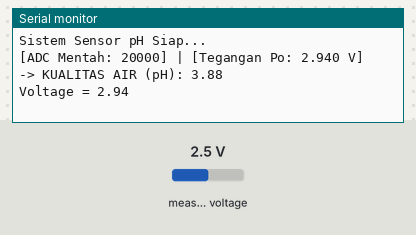
The sketch below on a simulated ESP32. Shown: the last lines printed to the serial monitor. Inputs (shaded band) come from the test bench; at power-on: measured voltage 2.5 V.

Above: at 1.2 s.
1.3 s: measured voltage set to 0.1 V
At 2.6 s:
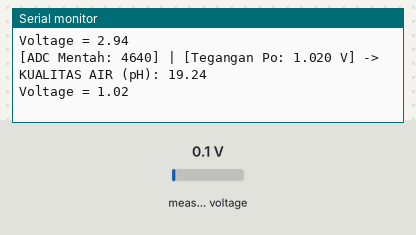
2.8 s: measured voltage set to 1.2 V
At 4.1 s:
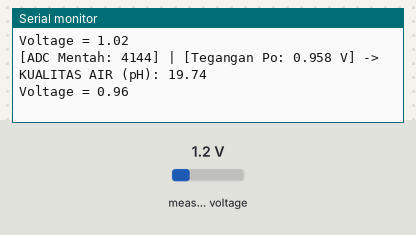
Timing chart, 0 to 5.8 s (numbered marks = the images above; inputs shaded):
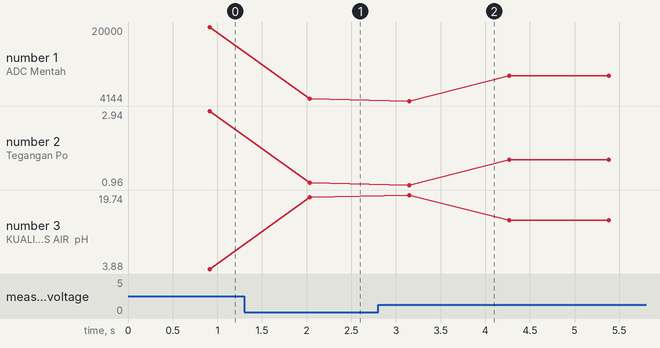

Measured:
- after the input at 1.3 s, the serial monitor: prints a new line after 0.73 s (image 1)
- after the input at 2.8 s, the serial monitor: prints a new line after 0.35 s (image 2)
- plotted number 1: 20000 → 4640 after the input at 1.3 s, 4640 → 9600 after the input at 2.8 s
- plotted number 2: 2.94 → 1.02 after the input at 1.3 s, 1.02 → 1.64 after the input at 2.8 s
- plotted number 3: 3.88 → 19.24 after the input at 1.3 s, 19.24 → 14.28 after the input at 2.8 s

The sketch:

Sensor_Ph_hahay.ino
```cpp
#include <Wire.h>
#include <Adafruit_ADS1X15.h>

Adafruit_ADS1115 ads; // Membuat objek untuk modul ADS1115

// === KONFIGURASI KALIBRASI ===
const float vNeutral = 2.55; // Tegangan titik tengah (pH 7) hasil short circuit di 3.3V
const float phSlope = 0.125;  // Karakteristik penurunan voltase per unit pH (180mV per pH)

void setup() {
  Serial.begin(115200);

  // Menginisialisasi komunikasi I2C (Default ESP32: SDA=21, SCL=22)
  Wire.begin(21, 22);

  // Mengecek apakah ADS1115 terhubung dengan benar
  if (!ads.begin()) {
    Serial.println("Koneksi ADS1115 Gagal! Periksa kabel SDA/SCL Anda.");
    while (1);
  }

  // GAIN_ONE mengatur rentang pembacaan ADS1115 hingga max +/- 4.096V
  // Nilai 1 bit ADC setara dengan 0.125 miliVolt (sangat presisi untuk sistem 3.3V)
  ads.setGain(GAIN_ONE);

  Serial.println("Sistem Sensor pH Siap...");
}

void loop() {
  int32_t adcTotal = 0;
  int jumlahSampel = 50; // Mengambil 50 sampel data untuk membuang noise/riak tegangan

  // Proses pengambilan sampel (Oversampling)
  for (int i = 0; i < jumlahSampel; i++) {
    adcTotal += ads.readADC_SingleEnded(0); // Membaca pin A0 pada ADS1115
    delay(10); // Jeda kecil antar pembacaan
  }

  // Menghitung rata-rata nilai ADC mentah
  float rataRataAdc = (float)adcTotal / jumlahSampel;

  // KONVERSI ADC KE VOLTASE (Rumus Spesifik ADS1115 dengan GAIN_ONE)
  // Rentang 16-bit (positif saja) = 32768 tingkat pembacaan untuk 4.096V
  float voltage = ((rataRataAdc * 4.096) / 32768.0) + 0.44;

  // KONVERSI VOLTASE KE NILAI pH
  // Semakin kecil voltase dari 1.65V = Larutan bersifat Basa (pH > 7)
  // Semakin besar voltase dari 1.65V = Larutan bersifat Asam (pH < 7)
  float pHtot = 0;
  float phValue = 7.00 + ((vNeutral - voltage) / phSlope);
  for (int i=0;i<jumlahSampel;i++){
    pHtot += phValue;
  }

  phValue = pHtot / jumlahSampel;

  // === MENAMPILKAN DATA KE SERIAL MONITOR ===
  Serial.print("[ADC Mentah: ");
  Serial.print(rataRataAdc, 0);
  Serial.print("] | [Tegangan Po: ");
  Serial.print(voltage, 3); // 3 angka di belakang koma karena sangat sensitif
  Serial.print(" V] -> KUALITAS AIR (pH): ");
  Serial.println(phValue, 2);

  // delay(1000); // Update data setiap 1 detik
  Serial.print("Voltage = ");
  Serial.println(voltage);
  delay(200);
}
```
